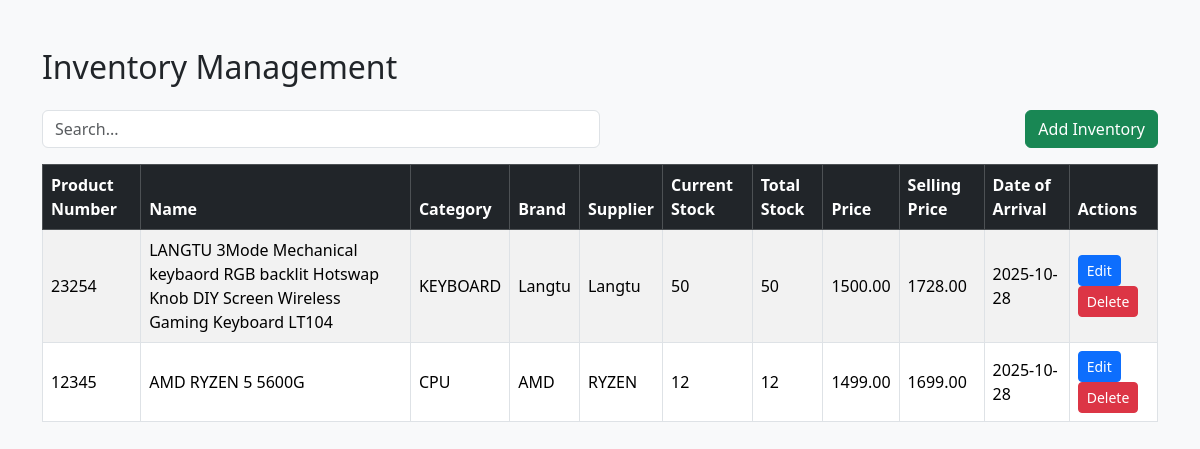
/tabs/inventory/inventory.php, run on an earlier commit of the app's database.
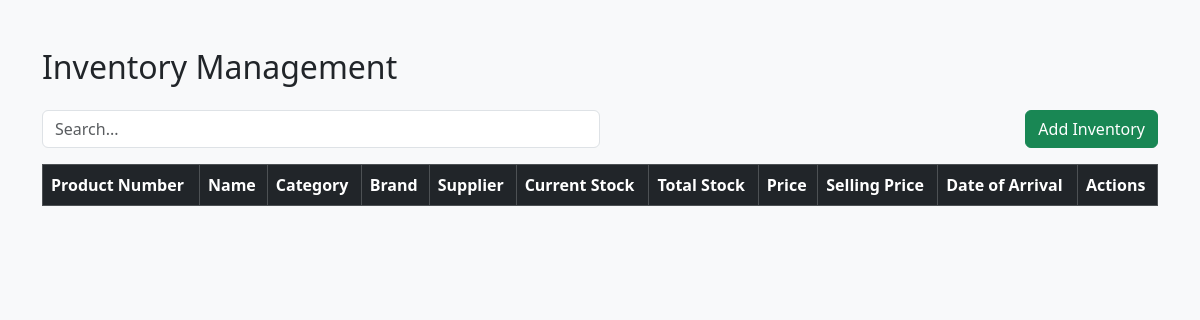
And on a later commit of the database.
### tables this page shows
CREATE TABLE `inventory` (
  `id` bigint(20) UNSIGNED NOT NULL,
  `product_number` varchar(255) NOT NULL,
  `name` varchar(255) NOT NULL,
  `description` text DEFAULT NULL,
  `category` varchar(255) NOT NULL,
  `brand` varchar(255) DEFAULT NULL,
  `supplier` varchar(255) DEFAULT NULL,
  `current_stock` int(11) NOT NULL DEFAULT 0,
  `total_stock` int(11) NOT NULL DEFAULT 0,
  `price` decimal(10,2) NOT NULL,
  `selling_price` decimal(10,2) NOT NULL,
  `barcode` varchar(255) NOT NULL,
  `date_of_arrival` date NOT NULL,
  `created_at` timestamp NULL DEFAULT NULL,
  `updated_at` timestamp NULL DEFAULT NULL
);

### tabs/inventory/inventory.php (the view, shortened to what this page needs)
<?php
include '../../database/db_connect.php';
$searchQuery = isset($_GET['search']) ? $_GET['search'] : '';
$sql = "SELECT * FROM inventory WHERE 1";
$sql .= " ORDER BY id DESC";
$stmt = $conn->prepare($sql);
$stmt->execute();
$result = $stmt->get_result();
?>
<!DOCTYPE html>
<html lang="en">
<head>
<link href="https://cdn.jsdelivr.net/npm/bootstrap@5.3.2/dist/css/bootstrap.min.css" rel="stylesheet">
</head>
<body class="bg-light">
<div class="container mt-5">
    <h2 class="mb-4">Inventory Management</h2>
    <div class="d-flex justify-content-between mb-3">
        <input type="text" id="searchBox" class="form-control w-50" placeholder="Search..." value="<?= htmlspecialchars($searchQuery) ?>">
        <button class="btn btn-success" data-bs-toggle="modal" data-bs-target="#addModal">Add Inventory</button>
    </div>
    <div class="table-responsive">
        <table class="table table-bordered table-striped align-middle">
            <thead class="table-dark">
                <tr>
                    <th>Product Number</th>
                    <th>Name</th>
                    <th>Category</th>
                    <th>Brand</th>
                    <th>Supplier</th>
                    <th>Current Stock</th>
                    <th>Total Stock</th>
                    <th>Price</th>
                    <th>Selling Price</th>
                    <th>Date of Arrival</th>
                    <th>Actions</th>
                </tr>
            </thead>
            <tbody>
            <?php while ($row = $result->fetch_assoc()): ?>
                <tr>
                    <td><?= htmlspecialchars($row['product_number']) ?></td>
                    <td><?= htmlspecialchars($row['name']) ?></td>
                    <td><?= htmlspecialchars($row['category']) ?></td>
                    <td><?= htmlspecialchars($row['brand']) ?></td>
                    <td><?= htmlspecialchars($row['supplier']) ?></td>
                    <td><?= $row['current_stock'] ?></td>
                    <td><?= $row['total_stock'] ?></td>
                    <td><?= $row['price'] ?></td>
                    <td><?= $row['selling_price'] ?></td>
                    <td><?= $row['date_of_arrival'] ?></td>
                    <td>
                        <button class="btn btn-primary btn-sm" data-bs-toggle="modal" data-bs-target="#editModal<?= $row['id'] ?>">Edit</button>
                        <a href="inventory_crud.php?delete=<?= $row['id'] ?>" class="btn btn-danger btn-sm" onclick="return confirm('Are you sure you want to delete this item?');">Delete</a>
                    </td>
                </tr>
            <?php endwhile; ?>
            </tbody>
        </table>
    </div>
</div>
</body>
</html>

What changed in the data, as far as the page shows it:
removed inventory: product_number "23254", name "LANGTU 3Mode Mechanical keybaord RGB backlit Hotswap Knob DIY Screen Wireless Gaming Keyboard LT104", category "KEYBOARD", brand "Langtu", supplier "Langtu", current_stock "50", total_stock "50", price "1500.00", selling_price "1728.00", date_of_arrival "2025-10-28"
removed inventory: product_number "12345", name "AMD RYZEN 5 5600G", category "CPU", brand "AMD", supplier "RYZEN", current_stock "12", total_stock "12", price "1499.00", selling_price "1699.00", date_of_arrival "2025-10-28"
